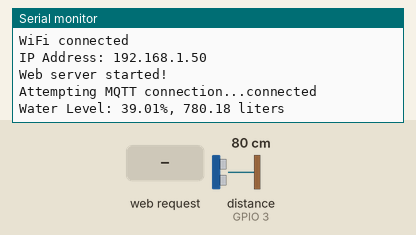
Recording of a sketch running on a simulated ESP32-C3. Shown: the last lines printed to the serial monitor. Wiring (inferred from the names in the program): ultrasonic range finder: trigger GPIO 2; echo GPIO 3. The test bench sets the inputs (shaded band); at power-on: distance to the obstacle (sensor on GPIO 3) 80 cm. The echo pulse lasts 58.3 µs per cm; WiFi joins after 1.5 s; servers stay silent unless stated; no MQTT or app messages arrive unless stated.

Above: at 2.7 s.
2.8 s: HTTP request GET /update_height?height=0 received
At 12.7 s:
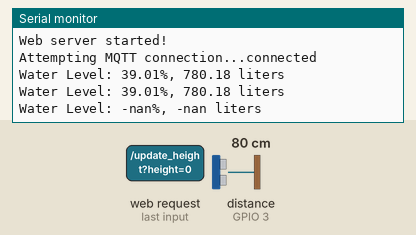
13.0 s: HTTP request GET /update_height?height=1 received
At 21.83 s:
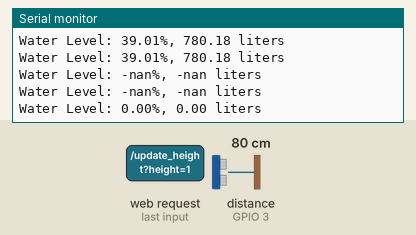

Measured:
- after the input at 2.8 s, the serial monitor: prints a new line after 8.8 s (image 1)
- after the input at 13.0 s, the serial monitor: prints a new line after 8.6 s (image 2)

The sketch:

Advanced-Water-Level-Sensor-NO-OTA.ino
```cpp
#include <WiFiManager.h>
#include <MQTTManager.h>
#include <UltrasonicSensor.h>
#include <WebPageManager.h>

WiFiClient espClient;

// WiFi details
const char* ssid = "Terrace_EXT";
const char* password = "xxxxxxxx";
const char* ap_ssid = "ESP32_C3_AP";
const char* ap_password = "12345678";

// MQTT details
const char* mqtt_server = "192.168.0.163";
const int mqtt_port = 1885;
const char* mqtt_user = "mqtt-user";
const char* mqtt_password = "techposts";

// Tank and Sensor details
const float tank_height = 130.0; // Height of the tank in cm
const float tank_capacity = 2000.0; // Tank capacity in liters

// Sensor pins
const int trigPin = 2;
const int echoPin = 3;

// Instances of our custom classes
WiFiManager wifiManager(ssid, password, ap_ssid, ap_password, 120000);  // 120 seconds for WiFi timeout
MQTTManager mqttManager(espClient, mqtt_server, mqtt_port, mqtt_user, mqtt_password);
UltrasonicSensor ultrasonicSensor(trigPin, echoPin, tank_height, tank_capacity);
WebPageManager webPageManager(ultrasonicSensor);

void setup() {
  Serial.begin(115200);

  // Try to connect to WiFi
  wifiManager.connectToWiFi();

  // If not connected, start AP mode
  if (!wifiManager.isConnected()) {
    wifiManager.enterAPMode();
  }

  // Setup web server
  webPageManager.setupServer();
}

void loop() {
  // Handle WiFi connection and AP logic
  if (!wifiManager.isConnected()) {
    wifiManager.handleAP();
  } else {
    // Handle MQTT connection and sensor data publishing
    if (!mqttManager.isConnected()) {
      mqttManager.connectMQTT();
    }
    mqttManager.loop();

    // Measure water level
    float waterLevelPercentage = ultrasonicSensor.getWaterLevelPercentage();
    float waterLevelInLiters = ultrasonicSensor.getWaterLevelInLiters();

    // Send data to MQTT
    char msg[50];
    sprintf(msg, "Water Level: %.2f%%, %.2f liters", waterLevelPercentage, waterLevelInLiters);
    mqttManager.publishMessage("water-level/sensor", msg);

    Serial.println(msg);

    // Handle web server for showing tank status and adjusting tank height
    webPageManager.handleClient();

    delay(5000); // Delay between readings (5 seconds)
  }
}
```

MqttManager.cpp
```cpp
#include "MQTTManager.h"

MQTTManager::MQTTManager(WiFiClient& espClient, const char* server, int port, const char* user, const char* password) : client(espClient) {
  this->mqtt_server = server;
  this->mqtt_port = port;
  this->mqtt_user = user;
  this->mqtt_password = password;
  client.setServer(mqtt_server, mqtt_port);
}

void MQTTManager::connectMQTT() {
  while (!client.connected()) {
    Serial.print("Attempting MQTT connection...");
    if (client.connect("ESP32C3Client", mqtt_user, mqtt_password)) {
      Serial.println("connected");
    } else {
      Serial.print("failed, rc=");
      Serial.print(client.state());
      delay(5000);
    }
  }
}

void MQTTManager::publishMessage(const char* topic, const char* message) {
  client.publish(topic, message);
}

bool MQTTManager::isConnected() {
  return client.connected();
}

void MQTTManager::loop() {
  client.loop();
}
```

MqttManager.h
```cpp
#ifndef MQTTMANAGER_H
#define MQTTMANAGER_H

#include <WiFi.h>
#include <PubSubClient.h>

class MQTTManager {
  private:
    PubSubClient client;
    const char* mqtt_server;
    int mqtt_port;
    const char* mqtt_user;
    const char* mqtt_password;

  public:
    MQTTManager(WiFiClient& espClient, const char* server, int port, const char* user, const char* password);
    void connectMQTT();
    void publishMessage(const char* topic, const char* message);
    bool isConnected();
    void loop();
};

#endif
```

UltrasonicSensor.cpp
```cpp
#include "UltrasonicSensor.h"
#include <Arduino.h>

UltrasonicSensor::UltrasonicSensor(int trigPin, int echoPin, float maxTankHeight, float tankCapacity) {
  this->trigPin = trigPin;
  this->echoPin = echoPin;
  this->maxTankHeight = maxTankHeight;
  this->tankCapacity = tankCapacity;

  pinMode(trigPin, OUTPUT);
  pinMode(echoPin, INPUT);
}

float UltrasonicSensor::getDistance() {
  digitalWrite(trigPin, LOW);
  delayMicroseconds(2);
  digitalWrite(trigPin, HIGH);
  delayMicroseconds(10);
  digitalWrite(trigPin, LOW);

  long duration = pulseIn(echoPin, HIGH);
  float distance = (duration * 0.034) / 2;
  return distance;
}

float UltrasonicSensor::getWaterLevelPercentage() {
  float distance = getDistance();
  if (distance > maxTankHeight) distance = maxTankHeight; // Cap the distance

  float waterHeight = maxTankHeight - distance;
  float percentage = (waterHeight / maxTankHeight) * 100;
  return percentage;
}

float UltrasonicSensor::getWaterLevelInLiters() {
  float percentage = getWaterLevelPercentage();
  float liters = (percentage / 100) * tankCapacity;
  return liters;
}

// Getter methods
int UltrasonicSensor::getTrigPin() {
  return trigPin;
}

int UltrasonicSensor::getEchoPin() {
  return echoPin;
}

float UltrasonicSensor::getMaxTankHeight() {
  return maxTankHeight;
}

float UltrasonicSensor::getTankCapacity() {
  return tankCapacity;
}
```

UltrasonicSensor.h
```cpp
#ifndef ULTRASONICSENSOR_H
#define ULTRASONICSENSOR_H

class UltrasonicSensor {
  private:
    int trigPin;
    int echoPin;
    float maxTankHeight;
    float tankCapacity;  // in liters

  public:
    UltrasonicSensor(int trigPin, int echoPin, float maxTankHeight, float tankCapacity);

    float getDistance();
    float getWaterLevelPercentage();
    float getWaterLevelInLiters();

    // Getter methods for private variables
    int getTrigPin();
    int getEchoPin();
    float getMaxTankHeight();
    float getTankCapacity();
};

#endif
```

WebPageManager.cpp
```cpp
#include "WebPageManager.h"

WebPageManager::WebPageManager(UltrasonicSensor& sensor) : server(80), sensor(sensor) {}

void WebPageManager::setupServer() {
  server.on("/", [this]() {
    float percentage = sensor.getWaterLevelPercentage();
    float liters = sensor.getWaterLevelInLiters();

    String html = "<html><body>";
    html += "<h1>Tank Water Level</h1>";
    html += "<p>Water Level: " + String(percentage) + "%</p>";
    html += "<p>Water Volume: " + String(liters) + " liters</p>";
    html += "<form action='/update_height'>";
    html += "Tank Height: <input type='number' name='height' step='0.1'><input type='submit' value='Update'>";
    html += "</form>";
    html += "</body></html>";

    server.send(200, "text/html", html);
  });

  server.on("/update_height", [this]() {
    if (server.hasArg("height")) {
      float newHeight = server.arg("height").toFloat();
      sensor = UltrasonicSensor(sensor.getTrigPin(), sensor.getEchoPin(), newHeight, sensor.getTankCapacity()); // Use getter methods to access private variables
      server.send(200, "text/html", "Tank height updated to " + String(newHeight) + " cm");
    }
  });

  server.begin();
  Serial.println("Web server started!");
}

void WebPageManager::handleClient() {
  server.handleClient();
}
```

WebPageManager.h
```cpp
#ifndef WEBPAGEMANAGER_H
#define WEBPAGEMANAGER_H

#include <WiFi.h>
#include <WebServer.h>
#include "UltrasonicSensor.h"

class WebPageManager {
  private:
    WebServer server;
    UltrasonicSensor& sensor;

  public:
    WebPageManager(UltrasonicSensor& sensor);
    void setupServer();
    void handleClient();
};

#endif
```

WiFiManager.cpp
```cpp
#include "WiFiManager.h"

WiFiManager::WiFiManager(const char* ssid, const char* password, const char* ap_ssid, const char* ap_password, unsigned long wifiTimeout) {
  this->ssid = ssid;
  this->password = password;
  this->ap_ssid = ap_ssid;
  this->ap_password = ap_password;
  this->wifiTimeout = wifiTimeout;
  this->apMode = false;
  this->startAttemptTime = 0;
}

void WiFiManager::connectToWiFi() {
  WiFi.begin(ssid, password);
  Serial.println("Connecting to WiFi...");
  startAttemptTime = millis();

  while (WiFi.status() != WL_CONNECTED && millis() - startAttemptTime < wifiTimeout) {
    delay(500);
    Serial.print(".");
  }

  if (WiFi.status() == WL_CONNECTED) {
    Serial.println("\nWiFi connected");
    Serial.print("IP Address: ");
    Serial.println(WiFi.localIP());
  } else {
    Serial.println("\nFailed to connect to WiFi.");
  }
}

void WiFiManager::enterAPMode() {
  WiFi.disconnect();
  WiFi.softAP(ap_ssid, ap_password);
  Serial.println("AP Mode Enabled. SSID: " + String(ap_ssid));
  apMode = true;
  startAttemptTime = millis();
}

void WiFiManager::handleAP() {
  if (apMode && millis() - startAttemptTime < 300000) { // AP for 5 minutes
    Serial.println("Scanning WiFi networks...");
    int n = WiFi.scanNetworks();
    for (int i = 0; i < n; ++i) {
      Serial.print(i + 1);
      Serial.print(": ");
      Serial.print(WiFi.SSID(i));
      Serial.print(" (");
      Serial.print(WiFi.RSSI(i));
      Serial.println(" dBm)");
    }
    connectToWiFi();
  } else if (millis() - startAttemptTime >= 300000) {
    Serial.println("AP mode timeout, retrying WiFi connection...");
    apMode = false;
    WiFi.softAPdisconnect(true);
    connectToWiFi();
  }
}

bool WiFiManager::isConnected() {
  return WiFi.status() == WL_CONNECTED;
}
```

WiFiManager.h
```cpp
#ifndef WIFIMANAGER_H
#define WIFIMANAGER_H

#include <WiFi.h>

class WiFiManager {
  private:
    const char* ssid;
    const char* password;
    const char* ap_ssid;
    const char* ap_password;
    unsigned long wifiTimeout;
    bool apMode;
    unsigned long startAttemptTime;

  public:
    WiFiManager(const char* ssid, const char* password, const char* ap_ssid, const char* ap_password, unsigned long wifiTimeout);
    void connectToWiFi();
    void enterAPMode();
    void handleAP();
    bool isConnected();
};

#endif
```
